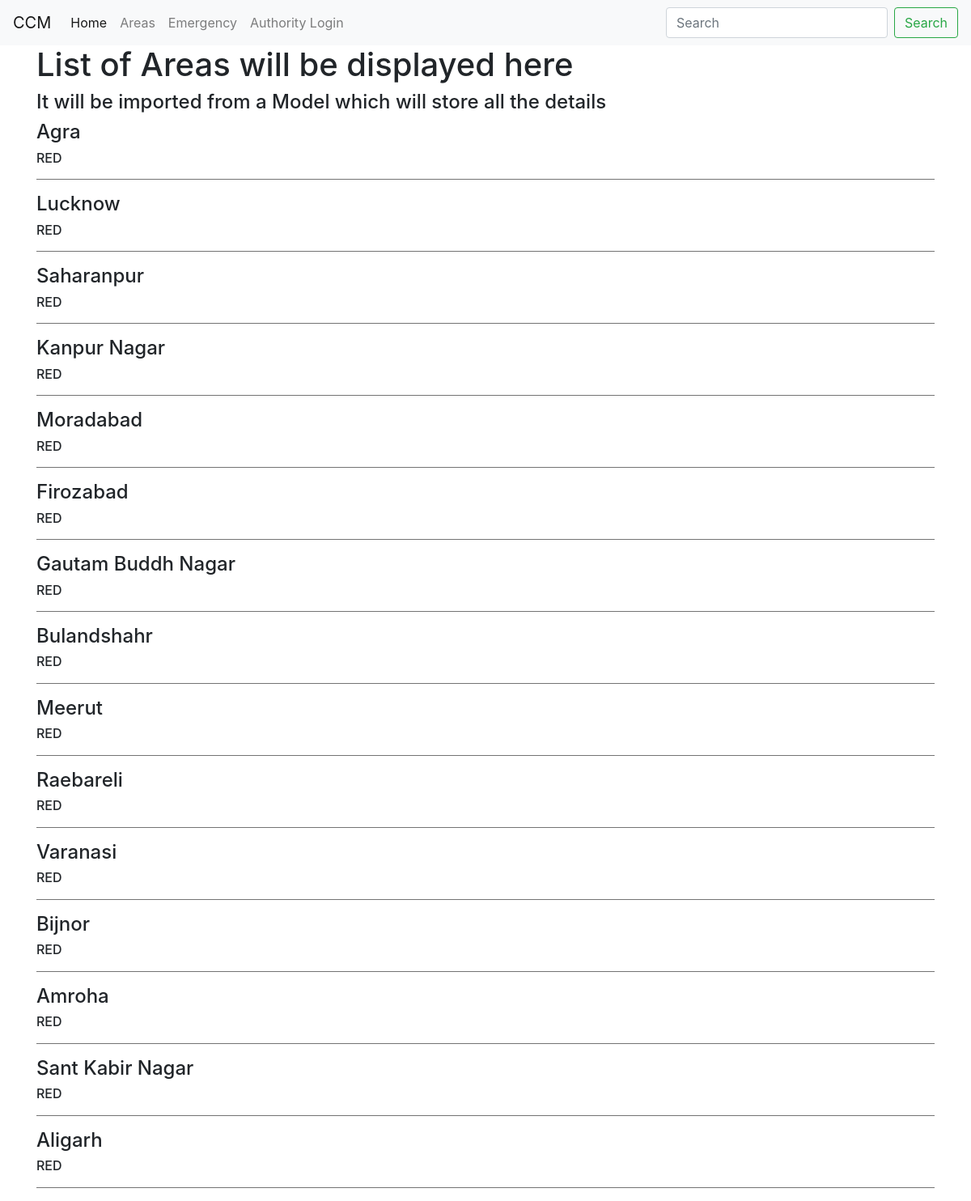
The app's page /area/list with its own data.
### area/models.py (models this page shows, shortened)
class Area(models.Model):
    name = models.CharField(max_length=50)
    zone= models.CharField(max_length=10,choices=TYPE_CHOICES)

### area/views.py (the view)
# urls.py: path('list',views.list,name='list')
def list(request):
    areas = Area.objects.all()
    return render(request,'area/list.html',{'areas':areas})

### templates/area/list.html
{%extends 'base.html'%}
{%block body_block%}
<h1>List of Areas will be displayed here</h1>
<h4>It will be imported from a Model which will store all the details</h4>
{% for area in areas %}
  <h4>{{area.name}}</h4>
  <h6>{{area.zone}}</h6>
  <hr color="grey">
{%endfor%}
{%endblock%}

### templates/base.html (shortened to what this page needs)
<!DOCTYPE html>
<html lang="en" dir="ltr">
  <head>
    <link rel="stylesheet" href="https://stackpath.bootstrapcdn.com/bootstrap/4.5.0/css/bootstrap.min.css">
    <link rel="stylesheet" href="https://stackpath.bootstrapcdn.com/font-awesome/4.7.0/css/font-awesome.min.css">
  </head>
  <body>
    <nav class="navbar navbar-expand-lg navbar-light bg-light">
  <a class="navbar-brand" href="#">CCM</a>
  <div class="collapse navbar-collapse" id="navbarSupportedContent">
    <ul class="navbar-nav mr-auto">
      <li class="nav-item active">
        <a class="nav-link" href="#">Home</a>
      </li>
      <li class="nav-item">
        <a class="nav-link" href="{%url 'list'%}">Areas</a>
      </li>
      <li class="nav-item">
        <a class="nav-link" href="{% url 'emergency' %}">Emergency</a>
      </li>
      <li class="nav-item">
        <a class="nav-link" href="{%url 'accounts:login'%}">Authority Login</a>
      </li>
    </ul>
    <form class="form-inline my-2 my-lg-0">
      <input class="form-control mr-sm-2" type="search" placeholder="Search" aria-label="Search">
      <button class="btn btn-outline-success my-2 my-sm-0" type="submit">Search</button>
    </form>
  </div>
</nav>
<div class="container">
  {% block body_block %}{% endblock %}
  </div>
  </body>
</html>

### records on screen
Area: name "Agra", zone "RED"
Area: name "Lucknow", zone "RED"
Area: name "Saharanpur", zone "RED"
Area: name "Kanpur Nagar", zone "RED"
Area: name "Moradabad", zone "RED"
Area: name "Firozabad", zone "RED"
Area: name "Gautam Buddh Nagar", zone "RED"
Area: name "Bulandshahr", zone "RED"
Area: name "Meerut", zone "RED"
Area: name "Raebareli", zone "RED"
Area: name "Varanasi", zone "RED"
Area: name "Bijnor", zone "RED"
Area: name "Amroha", zone "RED"
Area: name "Sant Kabir Nagar", zone "RED"
Area: name "Aligarh", zone "RED"
